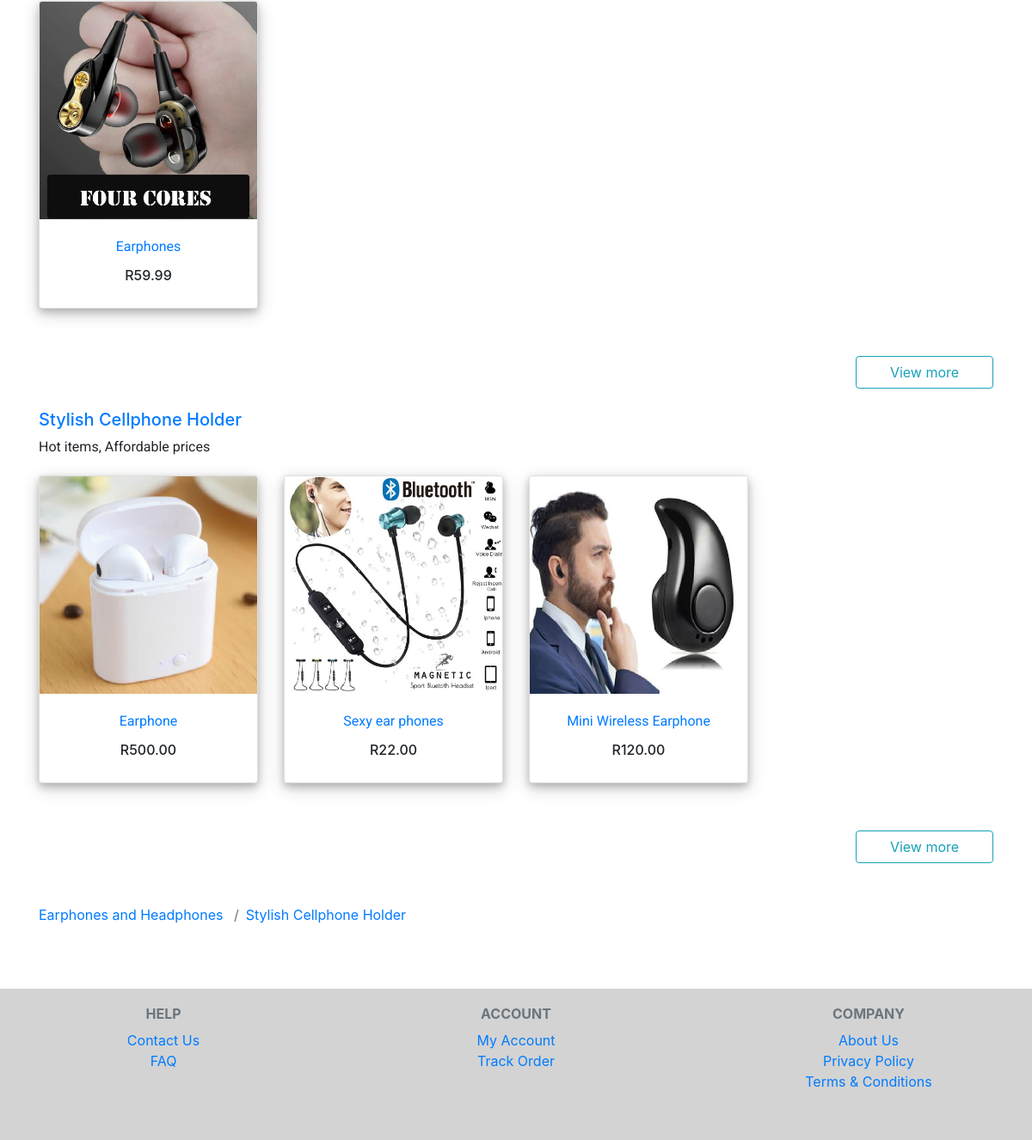
The app's page / (lower part), older data.
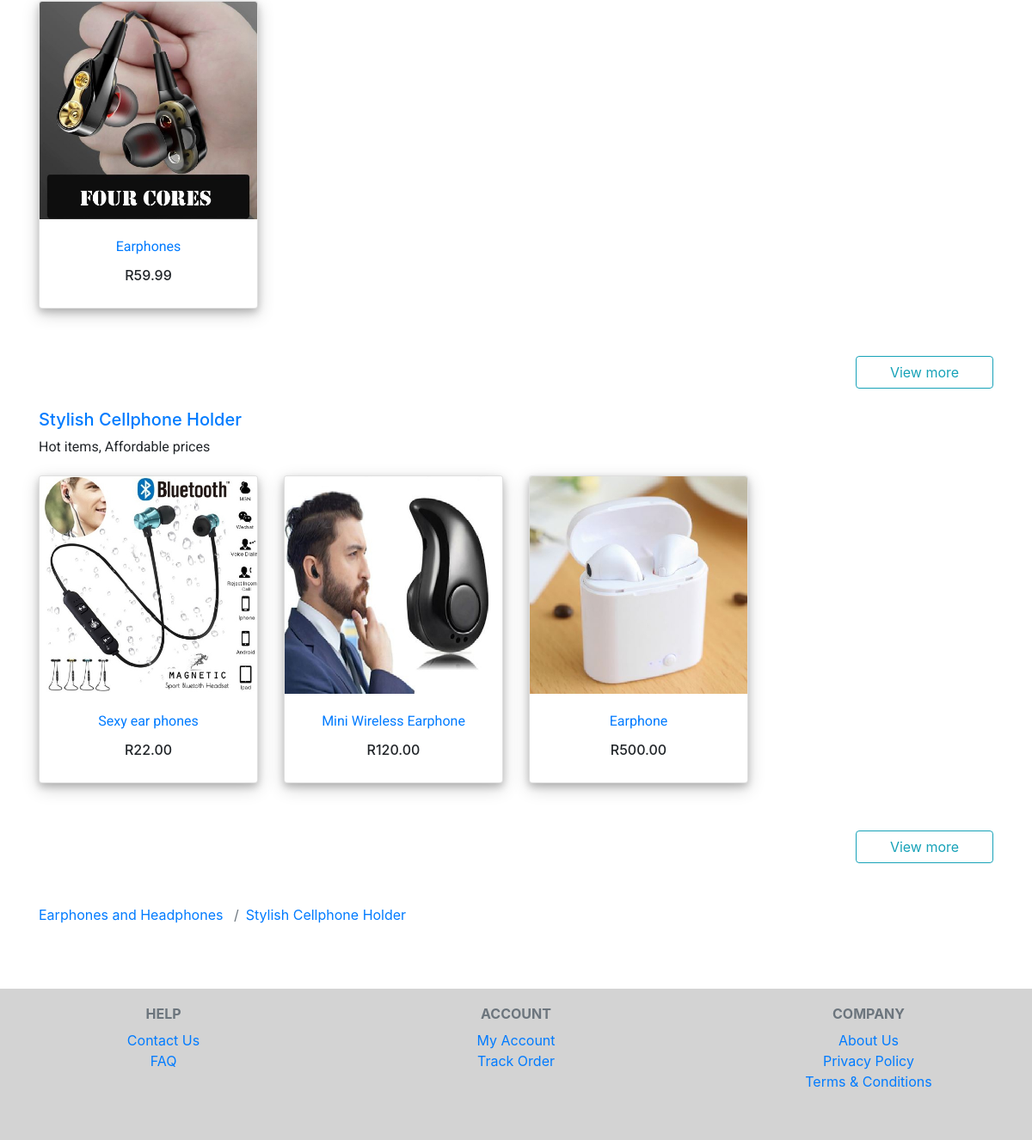
The same page, newer data.
### shop/models.py (models this page shows, shortened)
class ProductImage(models.Model):
    product = models.ForeignKey(Product, on_delete=models.CASCADE, related_name='images')
    image = models.ImageField(upload_to='products/%Y/%m/%d', blank=True)

class Product(models.Model):
    category = models.ForeignKey(Category, related_name='products', on_delete=models.CASCADE)
    name = models.CharField(max_length=100, db_index=True)
    slug = models.SlugField(max_length=100, db_index=True)
    description = models.TextField(blank=True)
    price = models.DecimalField(max_digits=10, decimal_places=2)
    discount = models.CharField(max_length=100, db_index=True, blank=True)
    available = models.BooleanField(default=True)
    stock = models.PositiveIntegerField()
    created_at = models.DateTimeField(auto_now_add=True)
    updated_at = models.DateTimeField(auto_now=True)
    warranty = models.CharField(max_length=100, default='Limited (12 months)')
    shipping = models.TextField(default='Free delivery available in South Africa only')
    barcode = models.CharField(max_length=100, default='No barcode yet')
    productUrl = models.CharField(max_length=220, default="https://www.aliexpress.com/")
    class Meta:
        ordering = ('name', )
        index_together = (('id', 'slug'),)
    def get_absolute_url(self):
        return reverse('shop:product_detail', args=[self.id, self.slug])

class Category(models.Model):
    name = models.CharField(max_length=150, db_index=True)
    slogan = models.CharField(max_length=150, default='Hot items, Affordable prices')
    slug = models.SlugField(max_length=150, unique=True ,db_index=True)
    created_at = models.DateTimeField(auto_now_add=True)
    updated_at = models.DateTimeField(auto_now=True)
    image = models.ImageField(upload_to='products/%Y/%m/%d', blank=True)
    class Meta:
        ordering = ('name', )
        verbose_name = 'category'
        verbose_name_plural = 'categories'
    def get_absolute_url(self):
        return reverse('shop:product_list_by_category', args=[self.slug])

### shop/views.py (the view)
# urls.py: url(r'^$', views.product_list, name='product_list'),
def product_list(request, category_slug=None):
    search_term = ''
    category = None
    categories = Category.objects.all()
    adds = AddBanner.objects.all()
    products_list = Product.objects.filter(available=True).order_by("-updated_at")
    productsImage = ProductImage.objects.all()
    print(product_list)
    query = request.GET.get("search")
    if query:
        products_list = products_list.filter(
        Q(name__icontains=query) |
        Q(description__icontains=query)
        ).distinct()
    paginator = Paginator(products_list, 10)  # Show 10 contacts per page
    page = request.GET.get('page')
    try:
        products = paginator.page(page)
    except PageNotAnInteger:
        products = paginator.page(1)
    except EmptyPage:
        products = paginator.page(paginator.num_pages)
    context = {
        'category': category,
        'categories': categories,
        'products': products,
        'productsImages': productsImage,
        'search_term': search_term,
        'adds': adds
    }
    return render(request, 'shop/product/list.html', context)

### addBanner/models.py (called while the page is built)
    def get_absolute_url(self):
        return reverse('addBanner:AddBanner_detail', args=[self.id, self.slug])

### cart/cart.py (called while the page is built)
    def __len__(self):
        return sum(item['quantity'] for item in self.cart.values())

### cart/context_processors.py (called while the page is built)
def cart(request):
    return {'cart': Cart(request)}

### shop/templates/shop/product/list.html (shortened to what this page needs)
{% extends 'shop/base.html' %}
{% load static %}
{% load staticfiles %}
{% block content %}
<div class="container">
      <br>
      {% for c in categories %}
      <div class="row justify-content-start">
        <div class="col-sm-12 col-md-12 col-lg-12">
          <h5>
            <a href="{{ c.get_absolute_url }}">{{ c.name }}</a>
          </h5>
          <p>{{ c.slogan }}</p>
        </div>
      </div>
      <div class="row justify-content-start productSection">
        {% for product in products %}
          {% if c.id == product.category.id %}
          <div class="col-12 col-sm-4 col-md-4 col-lg-3 card-product_list">
            <a href="{{ product.get_absolute_url }}">
              <div class="card h-100 productImage blog_card1">
                {% for productsImage in productsImages %}
                  {% if productsImage.product.id  == product.id %}
                    <img id="{{ productsImage.id }}"
                    class="card-img-top img-fluid"
                    src="{% if productsImage.image %} {{ productsImage.image.url }} {% else %} {% static 'http://placehold.it/700x400' %} {% endif %}"
                    alt="">
                  {% endif %}
                {% endfor %}
                <div class="card-body text-center">
                  <p class="card-title">
                    <a href="{{ product.get_absolute_url }}">{{ product.name }}</a>
                  </p>
                  <h6>R{{ product.price }}</h6>
                </div>
              </div>
            </a>
          </div>
          {% endif %}
        {% endfor %}
      </div>
      <div class="row justify-content-end">
        <div class="col-4 col-sm-4 col-md-2 col-lg-2">
          <a href="{{ c.get_absolute_url }}" class="btn btn-outline-info btn-block" role="button">
            View more
          </a>
          <br>
        </div>
      </div>
      {% endfor %}
      <br>
        <nav class="">
          {% for c in categories %}
          <a class="breadcrumb-item" href="{{ c.get_absolute_url }}">{{ c.name }}</a>
          {% endfor %}
        </nav>
</div>
{% endblock %}

Row changes from the older to the newer data that the page shows:
changed Product "Earphone": moves down the list
